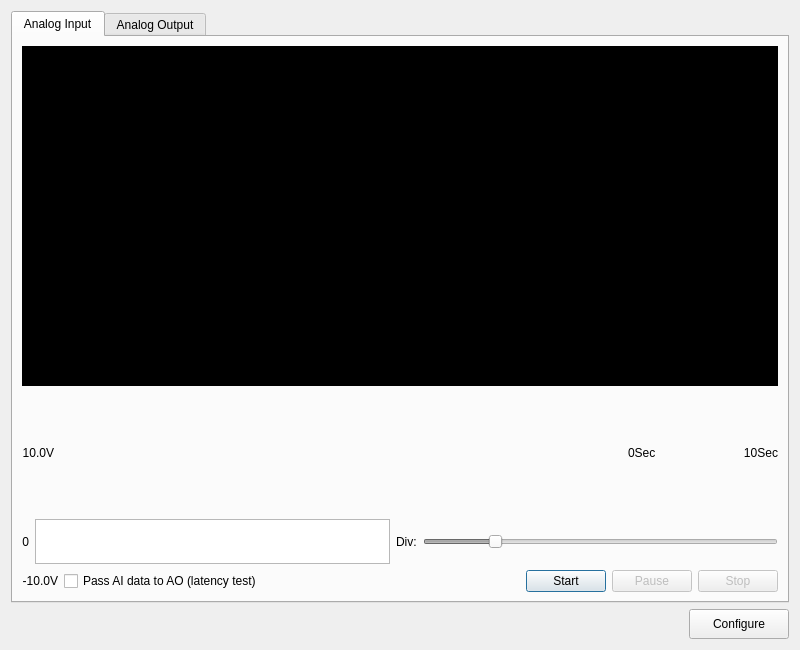
<?xml version="1.0" encoding="UTF-8"?>
<ui version="4.0">
 <class>CombinedAOAI</class>
 <widget class="QDialog" name="CombinedAOAI">
  <property name="geometry">
   <rect>
    <x>0</x>
    <y>0</y>
    <width>800</width>
    <height>650</height>
   </rect>
  </property>
  <property name="minimumSize">
   <size>
    <width>800</width>
    <height>600</height>
   </size>
  </property>
  <property name="windowTitle">
   <string>Combined AI/AO Application</string>
  </property>
  <layout class="QVBoxLayout" name="verticalLayout">
   <item>
    <widget class="QTabWidget" name="tabWidget">
     <property name="currentIndex">
      <number>0</number>
     </property>
     <widget class="QWidget" name="aiTab">
      <attribute name="title">
       <string>Analog Input</string>
      </attribute>
      <layout class="QVBoxLayout" name="verticalLayout_2">
       <item>
        <widget class="QFrame" name="graphFrame">
         <property name="minimumSize">
          <size>
           <width>660</width>
           <height>340</height>
          </size>
         </property>
         <property name="styleSheet">
          <string notr="true">background-color: rgb(0, 0, 0);</string>
         </property>
         <property name="frameShape">
          <enum>QFrame::StyledPanel</enum>
         </property>
         <property name="frameShadow">
          <enum>QFrame::Raised</enum>
         </property>
        </widget>
       </item>
       <item>
        <layout class="QHBoxLayout" name="horizontalLayout">
         <item>
          <widget class="QLabel" name="lblYCoordinateMax">
           <property name="text">
            <string>10.0V</string>
           </property>
           <property name="alignment">
            <set>Qt::AlignRight|Qt::AlignTrailing|Qt::AlignVCenter</set>
           </property>
          </widget>
         </item>
         <item>
          <spacer name="horizontalSpacer">
           <property name="orientation">
            <enum>Qt::Horizontal</enum>
           </property>
           <property name="sizeHint" stdset="0">
            <size>
             <width>568</width>
             <height>20</height>
            </size>
           </property>
          </spacer>
         </item>
         <item>
          <widget class="QLabel" name="lblXCoordinateStart">
           <property name="text">
            <string>0Sec</string>
           </property>
           <property name="alignment">
            <set>Qt::AlignLeading|Qt::AlignLeft|Qt::AlignVCenter</set>
           </property>
          </widget>
         </item>
         <item>
          <spacer name="horizontalSpacer_2">
           <property name="orientation">
            <enum>Qt::Horizontal</enum>
           </property>
           <property name="sizeHint" stdset="0">
            <size>
             <width>40</width>
             <height>20</height>
            </size>
           </property>
          </spacer>
         </item>
         <item>
          <widget class="QLabel" name="lblXCoordinateEnd">
           <property name="text">
            <string>10Sec</string>
           </property>
           <property name="alignment">
            <set>Qt::AlignRight|Qt::AlignTrailing|Qt::AlignVCenter</set>
           </property>
          </widget>
         </item>
        </layout>
       </item>
       <item>
        <layout class="QHBoxLayout" name="horizontalLayout_2">
         <item>
          <widget class="QLabel" name="lblYCoordinateMid">
           <property name="text">
            <string>0</string>
           </property>
           <property name="alignment">
            <set>Qt::AlignRight|Qt::AlignTrailing|Qt::AlignVCenter</set>
           </property>
          </widget>
         </item>
         <item>
          <widget class="QListWidget" name="listWidget">
           <property name="sizePolicy">
            <sizepolicy hsizetype="Expanding" vsizetype="Fixed">
             <horstretch>0</horstretch>
             <verstretch>0</verstretch>
            </sizepolicy>
           </property>
           <property name="maximumSize">
            <size>
             <width>16777215</width>
             <height>45</height>
            </size>
           </property>
           <property name="verticalScrollBarPolicy">
            <enum>Qt::ScrollBarAlwaysOff</enum>
           </property>
           <property name="horizontalScrollBarPolicy">
            <enum>Qt::ScrollBarAlwaysOff</enum>
           </property>
           <property name="selectionMode">
            <enum>QAbstractItemView::NoSelection</enum>
           </property>
           <property name="flow">
            <enum>QListView::LeftToRight</enum>
           </property>
           <property name="isWrapping" stdset="0">
            <bool>true</bool>
           </property>
          </widget>
         </item>
         <item>
          <widget class="QLabel" name="lblDiv">
           <property name="text">
            <string>Div:</string>
           </property>
           <property name="alignment">
            <set>Qt::AlignLeading|Qt::AlignLeft|Qt::AlignVCenter</set>
           </property>
          </widget>
         </item>
         <item>
          <widget class="QSlider" name="sldDiv">
           <property name="enabled">
            <bool>false</bool>
           </property>
           <property name="minimum">
            <number>10</number>
           </property>
           <property name="maximum">
            <number>1000</number>
           </property>
           <property name="singleStep">
            <number>10</number>
           </property>
           <property name="value">
            <number>200</number>
           </property>
           <property name="orientation">
            <enum>Qt::Horizontal</enum>
           </property>
           <property name="tickPosition">
            <enum>QSlider::NoTicks</enum>
           </property>
          </widget>
         </item>
        </layout>
       </item>
       <item>
        <layout class="QHBoxLayout" name="horizontalLayout_3">
         <item>
          <widget class="QLabel" name="lblYCoordinateMin">
           <property name="text">
            <string>-10.0V</string>
           </property>
           <property name="alignment">
            <set>Qt::AlignRight|Qt::AlignTrailing|Qt::AlignVCenter</set>
           </property>
          </widget>
         </item>
         <item>
          <widget class="QCheckBox" name="chkPassThrough">
           <property name="text">
            <string>Pass AI data to AO (latency test)</string>
           </property>
          </widget>
         </item>
         <item>
          <spacer name="horizontalSpacer_3">
           <property name="orientation">
            <enum>Qt::Horizontal</enum>
           </property>
           <property name="sizeHint" stdset="0">
            <size>
             <width>40</width>
             <height>20</height>
            </size>
           </property>
          </spacer>
         </item>
         <item>
          <widget class="QPushButton" name="btnAIStart">
           <property name="enabled">
            <bool>true</bool>
           </property>
           <property name="text">
            <string>Start</string>
           </property>
           <property name="autoDefault">
            <bool>true</bool>
           </property>
          </widget>
         </item>
         <item>
          <widget class="QPushButton" name="btnAIPause">
           <property name="enabled">
            <bool>false</bool>
           </property>
           <property name="text">
            <string>Pause</string>
           </property>
           <property name="autoDefault">
            <bool>false</bool>
           </property>
          </widget>
         </item>
         <item>
          <widget class="QPushButton" name="btnAIStop">
           <property name="enabled">
            <bool>false</bool>
           </property>
           <property name="text">
            <string>Stop</string>
           </property>
           <property name="autoDefault">
            <bool>false</bool>
           </property>
          </widget>
         </item>
        </layout>
       </item>
      </layout>
     </widget>
     <widget class="QWidget" name="aoTab">
      <attribute name="title">
       <string>Analog Output</string>
      </attribute>
      <widget class="QFrame" name="background">
       <property name="geometry">
        <rect>
         <x>0</x>
         <y>0</y>
         <width>391</width>
         <height>451</height>
        </rect>
       </property>
       <property name="autoFillBackground">
        <bool>false</bool>
       </property>
       <property name="styleSheet">
        <string notr="true">QFrame#background{background-image:url(:/AO_AI/Resources/AO.png)}</string>
       </property>
       <property name="frameShape">
        <enum>QFrame::StyledPanel</enum>
       </property>
       <property name="frameShadow">
        <enum>QFrame::Raised</enum>
       </property>
       <widget class="QPushButton" name="BtnSineA">
        <property name="geometry">
         <rect>
          <x>70</x>
          <y>124</y>
          <width>51</width>
          <height>51</height>
         </rect>
        </property>
        <property name="minimumSize">
         <size>
          <width>51</width>
          <height>51</height>
         </size>
        </property>
        <property name="maximumSize">
         <size>
          <width>51</width>
          <height>51</height>
         </size>
        </property>
        <property name="styleSheet">
         <string notr="true">background:url(:/AO_AI/Resources/sine.png)</string>
        </property>
        <property name="text">
         <string/>
        </property>
        <property name="checkable">
         <bool>true</bool>
        </property>
        <property name="flat">
         <bool>true</bool>
        </property>
       </widget>
       <widget class="QPushButton" name="BtnTriangleA">
        <property name="geometry">
         <rect>
          <x>136</x>
          <y>124</y>
          <width>51</width>
          <height>51</height>
         </rect>
        </property>
        <property name="minimumSize">
         <size>
          <width>51</width>
          <height>51</height>
         </size>
        </property>
        <property name="maximumSize">
         <size>
          <width>51</width>
          <height>51</height>
         </size>
        </property>
        <property name="styleSheet">
         <string notr="true">background:url(:/AO_AI/Resources/triangle.png)</string>
        </property>
        <property name="text">
         <string/>
        </property>
        <property name="checkable">
         <bool>true</bool>
        </property>
        <property name="flat">
         <bool>true</bool>
        </property>
       </widget>
       <widget class="QPushButton" name="BtnSquareA">
        <property name="geometry">
         <rect>
          <x>203</x>
          <y>125</y>
          <width>51</width>
          <height>51</height>
         </rect>
        </property>
        <property name="minimumSize">
         <size>
          <width>51</width>
          <height>51</height>
         </size>
        </property>
        <property name="maximumSize">
         <size>
          <width>51</width>
          <height>51</height>
         </size>
        </property>
        <property name="styleSheet">
         <string notr="true">background:url(:/AO_AI/Resources/square.png)</string>
        </property>
        <property name="text">
         <string/>
        </property>
        <property name="checkable">
         <bool>true</bool>
        </property>
        <property name="flat">
         <bool>true</bool>
        </property>
       </widget>
       <widget class="QPushButton" name="BtnSineB">
        <property name="geometry">
         <rect>
          <x>70</x>
          <y>301</y>
          <width>51</width>
          <height>51</height>
         </rect>
        </property>
        <property name="minimumSize">
         <size>
          <width>51</width>
          <height>51</height>
         </size>
        </property>
        <property name="maximumSize">
         <size>
          <width>51</width>
          <height>51</height>
         </size>
        </property>
        <property name="styleSheet">
         <string notr="true">background:url(:/AO_AI/Resources/sine.png)</string>
        </property>
        <property name="text">
         <string/>
        </property>
        <property name="checkable">
         <bool>true</bool>
        </property>
        <property name="flat">
         <bool>true</bool>
        </property>
       </widget>
       <widget class="QPushButton" name="BtnTriangleB">
        <property name="geometry">
         <rect>
          <x>139</x>
          <y>302</y>
          <width>51</width>
          <height>51</height>
         </rect>
        </property>
        <property name="minimumSize">
         <size>
          <width>51</width>
          <height>51</height>
         </size>
        </property>
        <property name="maximumSize">
         <size>
          <width>51</width>
          <height>51</height>
         </size>
        </property>
        <property name="styleSheet">
         <string notr="true">background:url(:/AO_AI/Resources/triangle.png)</string>
        </property>
        <property name="text">
         <string/>
        </property>
        <property name="checkable">
         <bool>true</bool>
        </property>
        <property name="flat">
         <bool>true</bool>
        </property>
       </widget>
       <widget class="QPushButton" name="BtnSquareB">
        <property name="geometry">
         <rect>
          <x>207</x>
          <y>303</y>
          <width>51</width>
          <height>51</height>
         </rect>
        </property>
        <property name="minimumSize">
         <size>
          <width>51</width>
          <height>51</height>
         </size>
        </property>
        <property name="maximumSize">
         <size>
          <width>51</width>
          <height>51</height>
         </size>
        </property>
        <property name="styleSheet">
         <string notr="true">background:url(:/AO_AI/Resources/square.png)</string>
        </property>
        <property name="text">
         <string/>
        </property>
        <property name="checkable">
         <bool>true</bool>
        </property>
        <property name="flat">
         <bool>true</bool>
        </property>
       </widget>
       <widget class="QPushButton" name="BtnManualB">
        <property name="geometry">
         <rect>
          <x>288</x>
          <y>303</y>
          <width>51</width>
          <height>51</height>
         </rect>
        </property>
        <property name="minimumSize">
         <size>
          <width>51</width>
          <height>51</height>
         </size>
        </property>
        <property name="maximumSize">
         <size>
          <width>51</width>
          <height>51</height>
         </size>
        </property>
        <property name="styleSheet">
         <string notr="true">background:url(:/AO_AI/Resources/manual.png)</string>
        </property>
        <property name="text">
         <string/>
        </property>
        <property name="checkable">
         <bool>false</bool>
        </property>
        <property name="flat">
         <bool>true</bool>
        </property>
       </widget>
       <widget class="QPushButton" name="BtnManualA">
        <property name="geometry">
         <rect>
          <x>290</x>
          <y>125</y>
          <width>51</width>
          <height>51</height>
         </rect>
        </property>
        <property name="minimumSize">
         <size>
          <width>51</width>
          <height>51</height>
         </size>
        </property>
        <property name="maximumSize">
         <size>
          <width>51</width>
          <height>51</height>
         </size>
        </property>
        <property name="styleSheet">
         <string notr="true">background:url(:/AO_AI/Resources/manual.png)</string>
        </property>
        <property name="text">
         <string/>
        </property>
        <property name="checkable">
         <bool>false</bool>
        </property>
        <property name="flat">
         <bool>true</bool>
        </property>
       </widget>
       <widget class="QLineEdit" name="txtboxHiLevelA">
        <property name="geometry">
         <rect>
          <x>73</x>
          <y>90</y>
          <width>73</width>
          <height>20</height>
         </rect>
        </property>
        <property name="minimumSize">
         <size>
          <width>73</width>
          <height>20</height>
         </size>
        </property>
        <property name="maximumSize">
         <size>
          <width>73</width>
          <height>20</height>
         </size>
        </property>
        <property name="text">
         <string>5</string>
        </property>
       </widget>
       <widget class="QLineEdit" name="txtboxLoLevelA">
        <property name="geometry">
         <rect>
          <x>165</x>
          <y>90</y>
          <width>73</width>
          <height>20</height>
         </rect>
        </property>
        <property name="minimumSize">
         <size>
          <width>73</width>
          <height>20</height>
         </size>
        </property>
        <property name="maximumSize">
         <size>
          <width>73</width>
          <height>20</height>
         </size>
        </property>
        <property name="text">
         <string>-5</string>
        </property>
       </widget>
       <widget class="QLineEdit" name="txtboxValueA">
        <property name="geometry">
         <rect>
          <x>280</x>
          <y>90</y>
          <width>65</width>
          <height>20</height>
         </rect>
        </property>
        <property name="minimumSize">
         <size>
          <width>65</width>
          <height>20</height>
         </size>
        </property>
        <property name="maximumSize">
         <size>
          <width>65</width>
          <height>20</height>
         </size>
        </property>
        <property name="text">
         <string>2.5</string>
        </property>
       </widget>
       <widget class="QLineEdit" name="txtboxHiLevelB">
        <property name="geometry">
         <rect>
          <x>73</x>
          <y>269</y>
          <width>73</width>
          <height>20</height>
         </rect>
        </property>
        <property name="minimumSize">
         <size>
          <width>73</width>
          <height>20</height>
         </size>
        </property>
        <property name="maximumSize">
         <size>
          <width>73</width>
          <height>20</height>
         </size>
        </property>
        <property name="text">
         <string>5</string>
        </property>
       </widget>
       <widget class="QLineEdit" name="txtboxLoLevelB">
        <property name="geometry">
         <rect>
          <x>165</x>
          <y>267</y>
          <width>73</width>
          <height>20</height>
         </rect>
        </property>
        <property name="minimumSize">
         <size>
          <width>73</width>
          <height>20</height>
         </size>
        </property>
        <property name="maximumSize">
         <size>
          <width>73</width>
          <height>20</height>
         </size>
        </property>
        <property name="text">
         <string>-5</string>
        </property>
       </widget>
       <widget class="QLineEdit" name="txtboxValueB">
        <property name="geometry">
         <rect>
          <x>280</x>
          <y>267</y>
          <width>65</width>
          <height>20</height>
         </rect>
        </property>
        <property name="minimumSize">
         <size>
          <width>65</width>
          <height>20</height>
         </size>
        </property>
        <property name="maximumSize">
         <size>
          <width>65</width>
          <height>20</height>
         </size>
        </property>
        <property name="text">
         <string>2.5</string>
        </property>
       </widget>
       <widget class="QLabel" name="chLabelA">
        <property name="geometry">
         <rect>
          <x>268</x>
          <y>34</y>
          <width>16</width>
          <height>16</height>
         </rect>
        </property>
        <property name="minimumSize">
         <size>
          <width>16</width>
          <height>16</height>
         </size>
        </property>
        <property name="maximumSize">
         <size>
          <width>16</width>
          <height>16</height>
         </size>
        </property>
        <property name="font">
         <font>
          <pointsize>9</pointsize>
          <weight>75</weight>
          <bold>true</bold>
         </font>
        </property>
        <property name="styleSheet">
         <string notr="true">color:rgb(255, 170, 0)</string>
        </property>
        <property name="text">
         <string>0</string>
        </property>
        <property name="textFormat">
         <enum>Qt::RichText</enum>
        </property>
        <property name="alignment">
         <set>Qt::AlignCenter</set>
        </property>
       </widget>
       <widget class="QLabel" name="chLabelB">
        <property name="geometry">
         <rect>
          <x>271</x>
          <y>211</y>
          <width>16</width>
          <height>16</height>
         </rect>
        </property>
        <property name="minimumSize">
         <size>
          <width>16</width>
          <height>16</height>
         </size>
        </property>
        <property name="maximumSize">
         <size>
          <width>16</width>
          <height>16</height>
         </size>
        </property>
        <property name="font">
         <font>
          <family>MS Shell Dlg 2</family>
          <pointsize>9</pointsize>
          <weight>75</weight>
          <bold>true</bold>
         </font>
        </property>
        <property name="styleSheet">
         <string notr="true">color:rgb(255, 170, 0)</string>
        </property>
        <property name="text">
         <string>1</string>
        </property>
        <property name="textFormat">
         <enum>Qt::RichText</enum>
        </property>
        <property name="alignment">
         <set>Qt::AlignCenter</set>
        </property>
       </widget>
       <widget class="QSlider" name="timerTrackBar">
        <property name="geometry">
         <rect>
          <x>140</x>
          <y>403</y>
          <width>111</width>
          <height>21</height>
         </rect>
        </property>
        <property name="minimum">
         <number>10</number>
        </property>
        <property name="maximum">
         <number>1000</number>
        </property>
        <property name="value">
         <number>50</number>
        </property>
        <property name="orientation">
         <enum>Qt::Horizontal</enum>
        </property>
       </widget>
       <widget class="QLabel" name="timerFreqLabel">
        <property name="geometry">
         <rect>
          <x>253</x>
          <y>405</y>
          <width>41</width>
          <height>16</height>
         </rect>
        </property>
        <property name="minimumSize">
         <size>
          <width>41</width>
          <height>16</height>
         </size>
        </property>
        <property name="maximumSize">
         <size>
          <width>41</width>
          <height>16</height>
         </size>
        </property>
        <property name="text">
         <string>50ms</string>
        </property>
       </widget>
      </widget>
     </widget>
    </widget>
   </item>
   <item>
    <layout class="QHBoxLayout" name="horizontalLayout_4">
     <item>
      <spacer name="horizontalSpacer_4">
       <property name="orientation">
        <enum>Qt::Horizontal</enum>
       </property>
       <property name="sizeHint" stdset="0">
        <size>
         <width>40</width>
         <height>20</height>
        </size>
       </property>
      </spacer>
     </item>
     <item>
      <widget class="QPushButton" name="btnConfigure">
       <property name="minimumSize">
        <size>
         <width>100</width>
         <height>30</height>
        </size>
       </property>
       <property name="text">
        <string>Configure</string>
       </property>
      </widget>
     </item>
    </layout>
   </item>
  </layout>
 </widget>
 <resources/>
 <connections/>
</ui>
